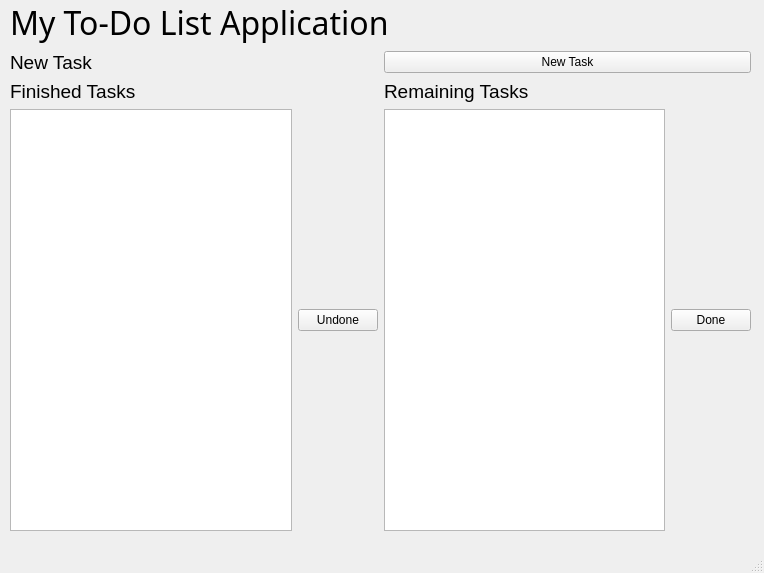
<?xml version="1.0" encoding="UTF-8"?>
<ui version="4.0">
 <class>MainWindow</class>
 <widget class="QMainWindow" name="MainWindow">
  <property name="geometry">
   <rect>
    <x>0</x>
    <y>0</y>
    <width>764</width>
    <height>573</height>
   </rect>
  </property>
  <property name="windowTitle">
   <string>MainWindow</string>
  </property>
  <widget class="QWidget" name="centralwidget">
   <widget class="QWidget" name="">
    <property name="geometry">
     <rect>
      <x>10</x>
      <y>0</y>
      <width>741</width>
      <height>531</height>
     </rect>
    </property>
    <layout class="QVBoxLayout" name="verticalLayout_3">
     <item>
      <widget class="QLabel" name="label">
       <property name="font">
        <font>
         <family>Modern No. 20</family>
         <pointsize>24</pointsize>
         <italic>false</italic>
         <underline>false</underline>
        </font>
       </property>
       <property name="text">
        <string>My To-Do List Application</string>
       </property>
      </widget>
     </item>
     <item>
      <layout class="QHBoxLayout" name="horizontalLayout_3">
       <item>
        <widget class="QLabel" name="label_2">
         <property name="font">
          <font>
           <pointsize>14</pointsize>
          </font>
         </property>
         <property name="text">
          <string>New Task</string>
         </property>
        </widget>
       </item>
       <item>
        <widget class="QPushButton" name="pushButton">
         <property name="text">
          <string>New Task</string>
         </property>
        </widget>
       </item>
      </layout>
     </item>
     <item>
      <layout class="QHBoxLayout" name="horizontalLayout_4">
       <item>
        <layout class="QVBoxLayout" name="verticalLayout_2">
         <item>
          <widget class="QLabel" name="label_3">
           <property name="font">
            <font>
             <pointsize>14</pointsize>
            </font>
           </property>
           <property name="text">
            <string>Finished Tasks</string>
           </property>
          </widget>
         </item>
         <item>
          <layout class="QHBoxLayout" name="horizontalLayout">
           <item>
            <widget class="QListWidget" name="finished_list"/>
           </item>
           <item>
            <widget class="QPushButton" name="pushButton_2">
             <property name="text">
              <string>Undone</string>
             </property>
            </widget>
           </item>
          </layout>
         </item>
        </layout>
       </item>
       <item>
        <layout class="QVBoxLayout" name="verticalLayout">
         <item>
          <widget class="QLabel" name="label_4">
           <property name="font">
            <font>
             <pointsize>14</pointsize>
            </font>
           </property>
           <property name="text">
            <string>Remaining Tasks</string>
           </property>
          </widget>
         </item>
         <item>
          <layout class="QHBoxLayout" name="horizontalLayout_2">
           <item>
            <widget class="QListWidget" name="remaining_list"/>
           </item>
           <item>
            <widget class="QPushButton" name="pushButton_3">
             <property name="text">
              <string>Done</string>
             </property>
            </widget>
           </item>
          </layout>
         </item>
        </layout>
       </item>
      </layout>
     </item>
    </layout>
   </widget>
  </widget>
  <widget class="QMenuBar" name="menubar">
   <property name="geometry">
    <rect>
     <x>0</x>
     <y>0</y>
     <width>764</width>
     <height>21</height>
    </rect>
   </property>
  </widget>
  <widget class="QStatusBar" name="statusbar"/>
 </widget>
 <resources/>
 <connections/>
</ui>
